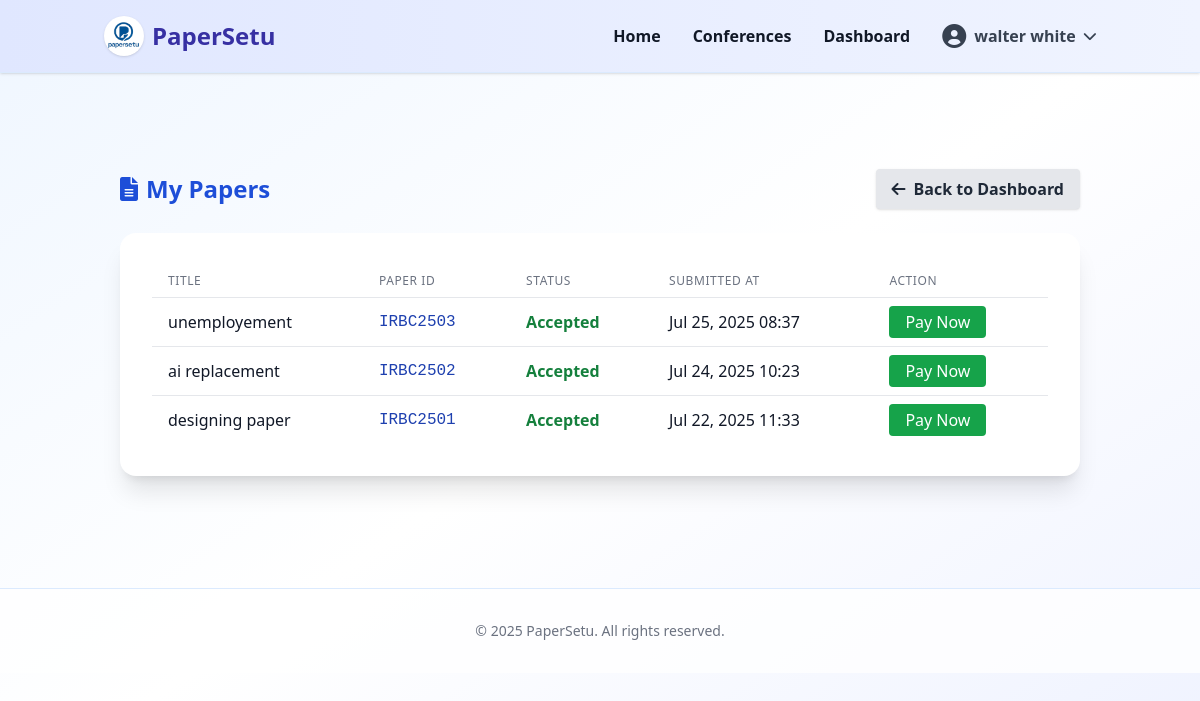
Screenshot of /conference/author/21/papers/ (signed in) with the database file from the repository.
### accounts/models.py (models this page shows, shortened)
class User(AbstractUser):
    email = models.EmailField(unique=True)
    is_verified = models.BooleanField(default=False)
    otp = models.CharField(max_length=6, blank=True, null=True)
    otp_created_at = models.DateTimeField(blank=True, null=True)

### conference/models.py (models this page shows, shortened)
class Paper(models.Model):
    title = models.CharField(max_length=255)
    abstract = models.TextField()
    file = models.FileField(upload_to='papers/')
    author = models.ForeignKey(User, on_delete=models.CASCADE, related_name='papers')
    conference = models.ForeignKey(Conference, on_delete=models.CASCADE, related_name='papers')
    submitted_at = models.DateTimeField(auto_now_add=True)
    paper_id = models.CharField(max_length=20, unique=True, blank=True, null=True, help_text="Unique Paper ID for search/reference")
    track = models.ForeignKey(Track, on_delete=models.SET_NULL, null=True, blank=True, related_name='papers')
    STATUS_CHOICES = [
        ('submitted', 'Submitted'),
        ('under_review', 'Under Review'),
        ('pending', 'Pending'),
        ('accepted', 'Accepted'),
        ('rejected', 'Rejected'),
    ]
    status = models.CharField(max_length=20, choices=STATUS_CHOICES, default='pending')
    is_paid = models.BooleanField(default=False)
    stripe_session_id = models.CharField(max_length=255, blank=True, null=True)
    payment_amount = models.PositiveIntegerField(default=500)  # in INR
    is_final_list = models.BooleanField(default=False, help_text="Mark if this paper is included in the final endorsed list")
    keywords = models.CharField(max_length=255, blank=True, help_text="Comma-separated keywords")
    plagiarism_percentage = models.PositiveSmallIntegerField(null=True, blank=True, help_text="Plagiarism percentage (0-100)")

### conference/views.py (the view)
# urls.py: path('author/<int:conference_id>/papers/', views.author_papers_view, name='author_papers'),
@login_required
def author_papers_view(request, conference_id):
    conference = get_object_or_404(Conference, id=conference_id)
    papers = Paper.objects.filter(conference=conference, author=request.user).order_by('-submitted_at')
    return render(request, 'conference/author_papers.html', {
        'conference': conference,
        'papers': papers,
    })

### templates/conference/author_papers.html (shortened to what this page needs)
{% extends 'dashboard/dashboard.html' %}
{% block content %}
<div class="container mx-auto px-4 py-8">
    <div class="flex justify-between items-center mb-6">
        <h1 class="text-2xl font-bold text-blue-700 flex items-center gap-2">
            <i class="fas fa-file-alt"></i> My Papers
        </h1>
        <a href="{% url 'conference:author_dashboard' conference.id %}" class="bg-gray-200 hover:bg-gray-300 text-gray-800 px-4 py-2 rounded shadow font-semibold transition flex items-center gap-2">
            <i class="fas fa-arrow-left"></i> Back to Dashboard
        </a>
    </div>
    <div class="bg-white rounded-2xl shadow-xl p-8">
        {% if papers %}
        <table class="min-w-full divide-y divide-gray-200">
            <thead>
                <tr>
                    <th class="px-4 py-2 text-left text-xs font-medium text-gray-500 uppercase tracking-wider">Title</th>
                    <th class="px-4 py-2 text-left text-xs font-medium text-gray-500 uppercase tracking-wider">Paper ID</th>
                    <th class="px-4 py-2 text-left text-xs font-medium text-gray-500 uppercase tracking-wider">Status</th>
                    <th class="px-4 py-2 text-left text-xs font-medium text-gray-500 uppercase tracking-wider">Submitted At</th>
                    <th class="px-4 py-2 text-left text-xs font-medium text-gray-500 uppercase tracking-wider">Action</th>
                </tr>
            </thead>
            <tbody class="bg-white divide-y divide-gray-200">
                {% for paper in papers %}
                <tr>
                    <td class="px-4 py-2 whitespace-nowrap">{{ paper.title }}</td>
                    <td class="px-4 py-2 whitespace-nowrap font-mono text-blue-800">{{ paper.paper_id }}</td>
                    <td class="px-4 py-2 whitespace-nowrap">
                        {% if paper.status == 'pending' %}
                            <span class="text-yellow-700 font-semibold">Pending Decision</span>
                        {% elif paper.status == 'accepted' %}
                            <span class="text-green-700 font-semibold">Accepted</span>
                        {% elif paper.status == 'rejected' %}
                            <span class="text-red-700 font-semibold">Rejected</span>
                        {% elif paper.status == 'under_review' %}
                            <span class="text-blue-700 font-semibold">Under Review</span>
                        {% elif paper.status == 'submitted' %}
                            <span class="text-gray-700 font-semibold">Submitted</span>
                        {% else %}
                            <span class="text-gray-700 font-semibold">{{ paper.status|title }}</span>
                        {% endif %}
                    </td>
                    <td class="px-4 py-2 whitespace-nowrap">{{ paper.submitted_at|date:"M d, Y H:i" }}</td>
                    <td class="px-4 py-2 whitespace-nowrap">
                        {% if paper.status == 'accepted' and not paper.is_paid %}
                            <button id="pay-btn-{{ paper.id }}" class="bg-green-600 hover:bg-green-700 text-white px-4 py-1 rounded">Pay Now</button>
                        {% elif paper.status == 'accepted' and paper.is_paid %}
                            <span class="ml-2 text-green-700 font-semibold">Paid</span>
                        {% else %}
                            <span class="text-gray-400">-</span>
                        {% endif %}
                    </td>
                </tr>
                {% endfor %}
            </tbody>
        </table>
        {% else %}
        <div class="text-gray-600 text-center py-12">
            <i class="fas fa-folder-open text-4xl mb-4"></i>
            <div class="text-lg font-medium">No papers submitted yet.</div>
        </div>
        {% endif %}
    </div>
</div>
{% endblock %}

### templates/dashboard/dashboard.html (shortened to what this page needs)
{% load static %}
{% load conference_extras %}
<!DOCTYPE html>
<html lang="en">
<head>
    <script src="https://cdn.tailwindcss.com"></script>
    <link href="https://cdnjs.cloudflare.com/ajax/libs/font-awesome/6.0.0/css/all.min.css" rel="stylesheet">
</head>
<body class="bg-gradient-to-br from-blue-50 via-white to-indigo-50 min-h-screen text-gray-900">
    <nav class="gradient-header shadow mb-8 border-b border-blue-100">
        <div class="container mx-auto px-4 py-4 flex justify-between items-center">
            <div class="flex items-center gap-2">
                <img src="{% static 'images/LOGO BG.png' %}" alt="PaperSetu Logo" class="w-10 h-10 rounded-full shadow bg-white">
                <span class="text-2xl font-bold text-indigo-800">PaperSetu</span>
            </div>
            <ul class="flex items-center gap-8 text-base font-semibold">
                <li><a href="/" class="hover:text-blue-600 transition">Home</a></li>
                <li><a href="/conference/" class="hover:text-blue-600 transition">Conferences</a></li>
                <li><a href="/dashboard/" class="hover:text-blue-600 transition">Dashboard</a></li>
                <li class="relative" x-data="{ open: false }">
                    <button @click="open = !open" class="flex items-center space-x-2 text-gray-700 hover:text-blue-600 transition-colors font-semibold">
                        <i class="fas fa-user-circle text-2xl"></i>
                        <span>{{ user.get_full_name|default:user.username }}</span>
                        <i class="fas fa-chevron-down text-sm"></i>
                    </button>
                </li>
            </ul>
        </div>
    </nav>
    <main class="container mx-auto px-4 py-8">
        {% block content %}{% endblock %}
    </main>
    <footer class="w-full bg-white/80 border-t border-blue-100 py-8 mt-12 text-center text-gray-500 text-sm">
        &copy; {% now "Y" %} PaperSetu. All rights reserved.
    </footer>
</body>
</html>

### templates/dashboard/dashboard.html (style rules this page uses)
.gradient-header { background: linear-gradient(90deg, #e0e7ff 0%, #f0f4ff 100%); }

### rows the page displays
User: get_full_name "walter white"
Paper: title "unemployement", paper_id "IRBC2503", status "Accepted", submitted_at "Jul 25, 2025 08:37"
Paper: title "ai replacement", paper_id "IRBC2502", status "Accepted", submitted_at "Jul 24, 2025 10:23"
Paper: title "designing paper", paper_id "IRBC2501", status "Accepted", submitted_at "Jul 22, 2025 11:33"
